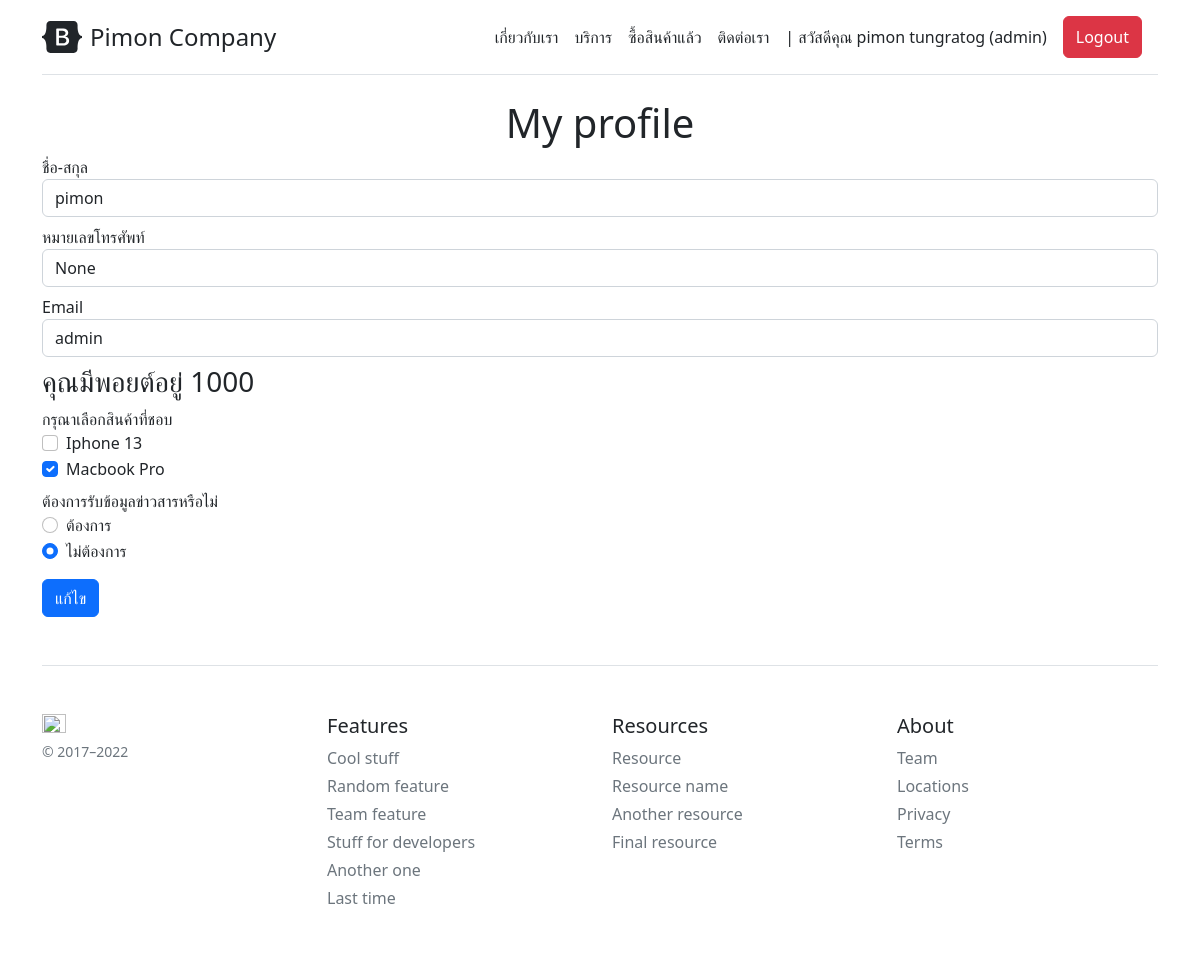
The app's page /profile (signed in) with its own data.
### company/models.py (models this page shows, shortened)
class Profile(models.Model):
    user = models.OneToOneField(User, on_delete=models.CASCADE)
    usertype = models.CharField(max_length=100, default='member')
    point = models.IntegerField(default=0)
    tel = models.CharField(max_length=20, null=True, blank=True)

### company/views.py (the view)
# urls.py: path('profile', ProfilePage, name='profile-page'),
@login_required
def ProfilePage(req):
    context = {}
    profileuser = Profile.objects.get(user=req.user)
    context['profile'] = profileuser
    return render(req, 'company/profile.html', context)

### company/template/company/profile.html (shortened to what this page needs)
{% extends 'company/base.html' %}
{% block content %}
<center>
    <h1>My profile</h1>
</center>
{% if message %}
    <h2>{{message}}</h2>
{% else %}
    <form method="POST">
        <div class="form-group mb-2">
            <label for="fullname">ชื่อ-สกุล</label>
            <input type="text" class="form-control" id="fullname" name="fullname" value="{{profile.user.first_name}}" required>
        </div>
        <div class="form-group mb-2">
            <label for="tel">หมายเลขโทรศัพท์</label>
            <input type="text" class="form-control" id="tel" name="tel" value="{{profile.tel}}">
        </div>
        <div class="form-group mb-2">
            <label for="username">Email</label>
            <input type="text" class="form-control" id="username" name="username" value="{{profile.user.username}}" required>
        </div>
        <h3>คุณมีพอยต์อยู่ {{profile.point}}</h3>
        <div class="form-group mb-2">
            <h9 class="mt-2">กรุณาเลือกสินค้าที่ชอบ</h9>
            <div class="form-check">
                <input class="form-check-input" type="checkbox" value="" id="flexCheckDefault">
                <label class="form-check-label" for="flexCheckDefault">
                  Iphone 13
                </label>
            </div>
            <div class="form-check">
                <input class="form-check-input" type="checkbox" value="" id="flexCheckChecked" checked>
                <label class="form-check-label" for="flexCheckChecked">
                Macbook Pro
                </label>
            </div>
        </div>
        <div class="form-group mb-2">
            <h9 class='mt-2'>ต้องการรับข้อมูลข่าวสารหรือไม่</h9>
            <div class="form-check">
              <input class="form-check-input" type="radio" name="flexRadioDefault" id="flexRadioDefault1">
              <label class="form-check-label" for="flexRadioDefault1">
                ต้องการ
              </label>
            </div>
            <div class="form-check">
              <input class="form-check-input" type="radio" name="flexRadioDefault" id="flexRadioDefault2" checked>
              <label class="form-check-label" for="flexRadioDefault2">
                ไม่ต้องการ
              </label>
            </div>
        </div>
        <button type="submit" class="btn btn-primary mt-2">แก้ไข</button>
    </form>
{% endif %}
{% endblock content %}

### company/template/company/base.html (shortened to what this page needs)
{% load static %}
<!doctype html>
<html lang="en">
  <head>
<link href="{% static 'CSS/bootstrap.min.css' %}" rel="stylesheet">
    <link href="https://getbootstrap.com/docs/5.2/examples/pricing/pricing.css" rel="stylesheet">
    <link rel="stylesheet" href="https://cdnjs.cloudflare.com/ajax/libs/font-awesome/4.7.0/css/font-awesome.min.css">
  </head>
  <body>
<div class="container py-3">
  <header>
    <div class="d-flex flex-column flex-md-row align-items-center pb-3 mb-4 border-bottom">
      <a href="/" class="d-flex align-items-center text-dark text-decoration-none">
        <span class="fs-4">Pimon Company</span>
      </a>
        {% if user.profile.usertype == 'accountant' %}
          <nav class="d-inline-flex mt-2 mt-md-0 ms-md-auto">
            <a class="me-3 py-2 text-dark text-decoration-none" href="{% url 'accountant-page' %}">รายการติดต่อ</a>
          </nav>
        {% else %}
            <nav class="d-inline-flex mt-2 mt-md-0 ms-md-auto">
              <a class="me-3 py-2 text-dark text-decoration-none" href="{% url 'about-page' %}">เกี่ยวกับเรา</a>
              <a class="me-3 py-2 text-dark text-decoration-none" href="#">บริการ</a>
              <a class="me-3 py-2 text-dark text-decoration-none" href="#">ซื้อสินค้าแล้ว</a>
              <a class="me-3 py-2 text-dark text-decoration-none" href="{% url 'contact-page' %}">ติดต่อเรา</a>
            </nav>
        {% endif %}
        {% if user.is_authenticated %}
          <a class="me-3 py-2 text-dark text-decoration-none" href="{% url 'profile-page' %}">| สวัสดีคุณ {{user.first_name}} {{user.last_name}} ({{user.profile.usertype}})</a>
          <a class="me-3 py-2 text-dark text-decoration-none btn btn-danger text-white" href="{% url 'logout' %}">Logout</a>
        {% else %}
          <a class="me-3 py-2 text-dark text-decoration-none btn btn-primary text-white" href="{% url 'login' %}">Login</a>
        {% endif %}
    </div>
  </header>
  <main>
    {% block content %}
    {% endblock content %}
  </main>
  <footer class="pt-4 my-md-5 pt-md-5 border-top">
    <div class="row">
      <div class="col-12 col-md">
        <img class="mb-2" src="https://getbootstrap.com/docs/5.2/assets/brand/bootstrap-logo.svg" alt="" width="24" height="19">
        <small class="d-block mb-3 text-muted">&copy; 2017–2022</small>
      </div>
      <div class="col-6 col-md">
        <h5>Features</h5>
        <ul class="list-unstyled text-small">
          <li class="mb-1"><a class="link-secondary text-decoration-none" href="#">Cool stuff</a></li>
          <li class="mb-1"><a class="link-secondary text-decoration-none" href="#">Random feature</a></li>
          <li class="mb-1"><a class="link-secondary text-decoration-none" href="#">Team feature</a></li>
          <li class="mb-1"><a class="link-secondary text-decoration-none" href="#">Stuff for developers</a></li>
          <li class="mb-1"><a class="link-secondary text-decoration-none" href="#">Another one</a></li>
          <li class="mb-1"><a class="link-secondary text-decoration-none" href="#">Last time</a></li>
        </ul>
      </div>
      <div class="col-6 col-md">
        <h5>Resources</h5>
        <ul class="list-unstyled text-small">
          <li class="mb-1"><a class="link-secondary text-decoration-none" href="#">Resource</a></li>
          <li class="mb-1"><a class="link-secondary text-decoration-none" href="#">Resource name</a></li>
          <li class="mb-1"><a class="link-secondary text-decoration-none" href="#">Another resource</a></li>
          <li class="mb-1"><a class="link-secondary text-decoration-none" href="#">Final resource</a></li>
        </ul>
      </div>
      <div class="col-6 col-md">
        <h5>About</h5>
        <ul class="list-unstyled text-small">
          <li class="mb-1"><a class="link-secondary text-decoration-none" href="#">Team</a></li>
          <li class="mb-1"><a class="link-secondary text-decoration-none" href="#">Locations</a></li>
          <li class="mb-1"><a class="link-secondary text-decoration-none" href="#">Privacy</a></li>
          <li class="mb-1"><a class="link-secondary text-decoration-none" href="#">Terms</a></li>
        </ul>
      </div>
    </div>
  </footer>
</div>
  </body>
</html>

### records on screen
Profile: fullname "pimon", tel "None", username "admin", point "1000"

### other values on screen
{{ user.first_name }} "pimon"
{{ user.last_name }} "tungratog"
{{ user.profile.usertype }} "admin"
